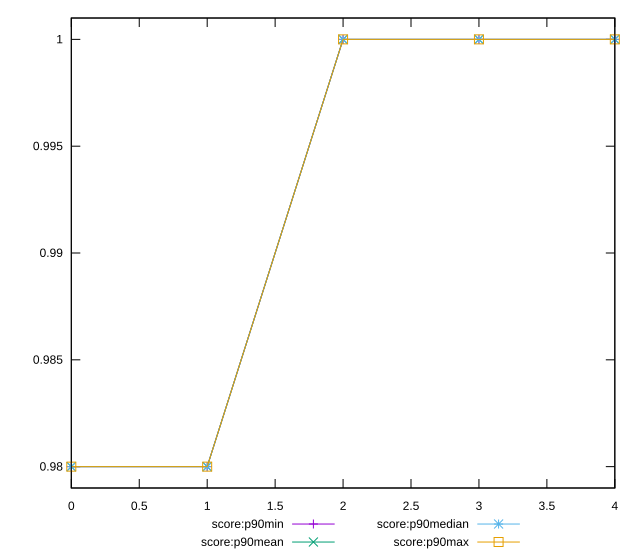

This figure's gnuplot source:
reset

$scoreP90Min <<EOF
0 0.98
1 0.98
2 1
3 1
4 1
EOF

$scoreP90Mean <<EOF
0 0.9800000000000002
1 0.9800000000000002
2 1
3 1
4 1
EOF

$scoreP90Median <<EOF
0 0.98
1 0.98
2 1
3 1
4 1
EOF

$scoreP90Max <<EOF
0 0.98
1 0.98
2 1
3 1
4 1
EOF

set key outside below
set xrange [0:4]
set yrange [0.979:1.001]
set trange [0.979:1.001]
set terminal svg size 640, 560 enhanced background rgb 'white'
set output "report_00018_2021-02-10T15-25-16.877Z/total-byte-weight/progression/score.svg"

plot $scoreP90Min title "score:p90min" with linespoints, \
     $scoreP90Mean title "score:p90mean" with linespoints, \
     $scoreP90Median title "score:p90median" with linespoints, \
     $scoreP90Max title "score:p90max" with linespoints

reset
